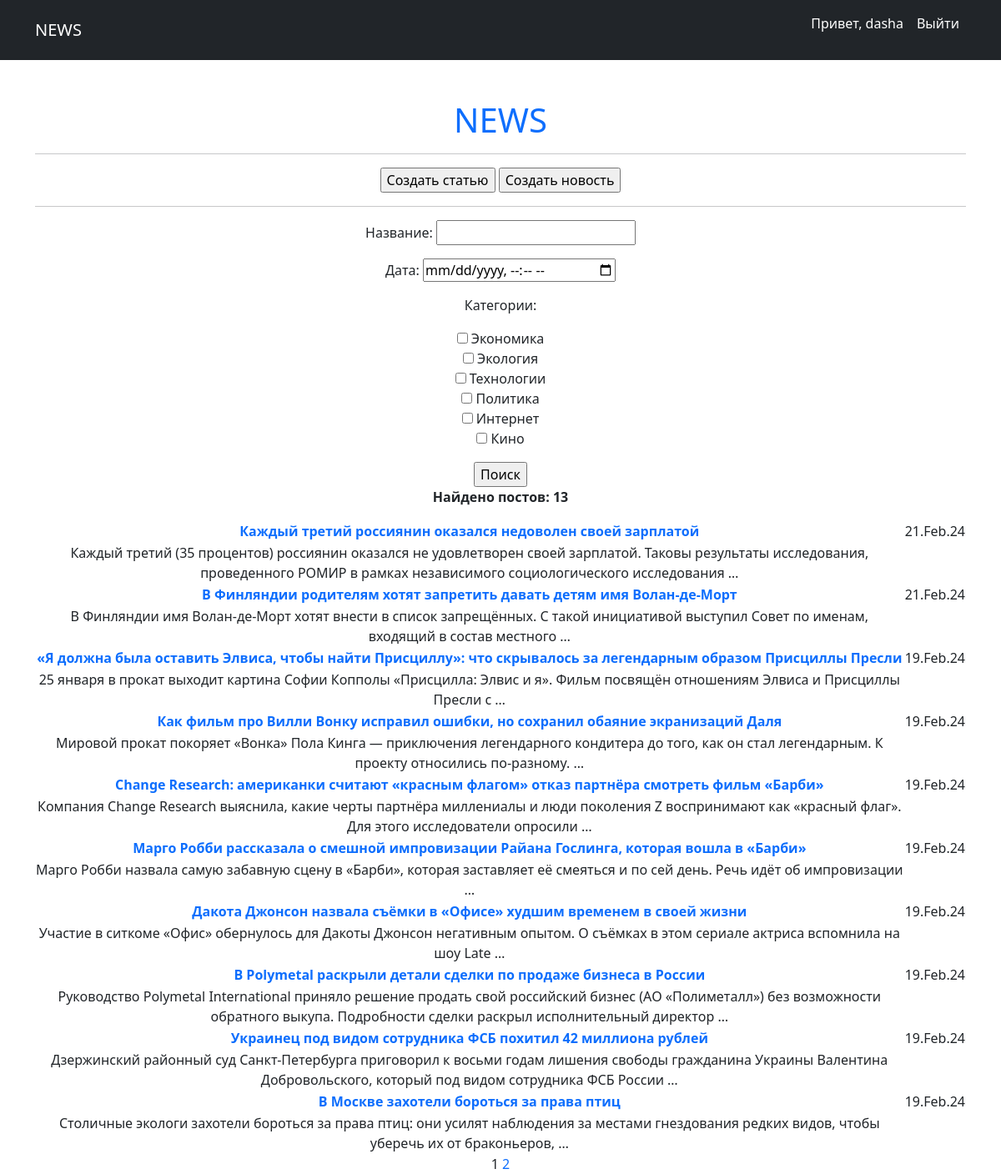
/news/search/ (signed in), run on the app's committed database.
### news/models.py (models this page shows, shortened)
class Post(models.Model):
    articlePost = 'A'
    newsPost = 'N'
    TYPES = [
        (articlePost, 'Статья'),
        (newsPost, 'Новость')
    ]
    typePost = models.CharField(max_length=2, choices=TYPES, default=newsPost)
    dataPost = models.DateTimeField(auto_now_add=True)
    namePost = models.CharField(max_length=255)
    textPost = models.TextField()
    ratingPost = models.IntegerField(default=0)
    author = models.ForeignKey(Author, on_delete=models.CASCADE)
    category = models.ManyToManyField(Category, through='PostCategory')

### news/views.py (the view)
# urls.py: path('search/', PostSearch.as_view(), name='search_results'),
class PostSearch(ListView):
    model = Post
    ordering = '-dataPost'
    template_name = 'news_search.html'
    context_object_name = 'news_search'
    paginate_by = 10
    def get_queryset(self):
        queryset = super().get_queryset()
        self.filterset = PostFilter(self.request.GET, queryset)
        return self.filterset.qs
    def get_context_data(self, **kwargs):
        context = super().get_context_data()
        context['filterset'] = self.filterset
        context['filter_post'] = self.filterset.qs.count()
        return context

### news/models.py (called while the page is built)
    def __str__(self):
        return self.subject

### news/templatetags/custom_filters.py (called while the page is built)
@register.filter()
def censor(value):
    if isinstance(value, str):
        for i in CENSOR_WORDS:
            value = value.replace(i[1:], '*' * len(i[1:]))
        return value
    else:
        raise ValueError('Переменная не строкового типа сорри')

### news/templatetags/custom_tags.py (called while the page is built)
@register.simple_tag(takes_context=True)
def url_replace(context, **kwargs):
    d = context['request'].GET.copy()
    for k, v in kwargs.items():
        d[k] = v
    return d.urlencode()

### templates/news_search.html (shortened to what this page needs)
{% extends 'flatpages/default.html' %}
{% load custom_filters %}
{% load custom_tags %}
{% block content %}
    <form action="" method="get">
        {{ filterset.form.as_p }}
        <input type="submit" value="Поиск">
    </form>
    {% if news_search %}
    <b><p>Найдено постов: {{ filter_post }}</p></b>
        <table>
            {% for newlist in news_search %}
            <tr>
                <td>
                    <a href="{{ newlist.pk }}">
                    <b>{{ newlist.namePost|censor }}</b></a>
                </td>
                <td>
                    {{ newlist.dataPost|date:'d.M.y' }}
                </td>
            </tr>
            <tr>
                <td>
                    {{ newlist.textPost|truncatewords:20|censor }}
                </td>
            </tr>
            {% endfor %}
        </table>
    {% else %}
        <h2>Постов нет :(</h2>
    {% endif %}
    {{ page_obj.number }}
    {% if page_obj.has_next %}
        <a href="?{% url_replace page=page_obj.next_page_number %}">{{page_obj.next_page_number}}</a>
    {% endif %}
{% endblock content %}

### templates/flatpages/default.html (shortened to what this page needs)
{% load static %}
<!DOCTYPE html>
<html lang="en">
    <head>
        <link href="{% static 'css/styles.css' %}" rel="stylesheet" />
    </head>
    <body>
        <nav class="navbar navbar-expand-lg navbar-dark bg-dark">
            <div class="container">
                <a class="navbar-brand" href="{% url 'post_list' %}">NEWS</a>
                <div class="collapse navbar-collapse" id="navbarSupportedContent">
                    <ul class="navbar-nav ms-auto mb-2 mb-lg-0">
                        {% if request.user.is_authenticated %}
                            <li class="nav-item"><p class="nav-link active" aria-current="page">
                                Привет, {{ request.user.username }}</p></li>
                            <li class="nav-item">
                                <a class="nav-link active" aria-current="page" href="{% url 'account_logout' %}">
                                Выйти</a></li>
                        {% else %}
                            <li class="nav-item"><a class="nav-link active" aria-current="page" href="{% url 'account_login' %}">
                                Войти</a></li>
                        {% endif %}
                    </ul>
                </div>
            </div>
        </nav>
        <div class="container">
            <div class="text-center mt-5">
              <h1><a href="{% url 'post_list' %}">NEWS</a></h1>
              <hr>
              {% if perms.news.add_post %}
                <a href="{% url 'article_create' %}"><input type="button" value="Создать статью"></a>
                <a href="{% url 'news_create' %}"><input type="button" value="Создать новость"></a>
                <hr>
              {% endif %}
              {% block content %}
              {% endblock content %}
            </div>
    </body>
</html>

### data on the page
Post: namePost|censor "Каждый третий россиянин оказался недоволен своей зарплатой", dataPost "21.Feb.24", textPost|censor "Каждый третий (35 процентов) россиянин оказался не удовлетворен своей зарплатой. Таковы результаты исследования, проведенного РОМИР в рамках независимого социологического исследования …"
Post: namePost|censor "В Финляндии родителям хотят запретить давать детям имя Волан-де-Морт", dataPost "21.Feb.24", textPost|censor "В Финляндии имя Волан-де-Морт хотят внести в список запрещённых. С такой инициативой выступил Совет по именам, входящий в состав местного …"
Post: namePost|censor "«Я должна была оставить Элвиса, чтобы найти Присциллу»: что скрывалось за легендарным образом Присциллы Пресли", dataPost "19.Feb.24", textPost|censor "25 января в прокат выходит картина Софии Копполы «Присцилла: Элвис и я». Фильм посвящён отношениям Элвиса и Присциллы Пресли с …"
Post: namePost|censor "Как фильм про Вилли Вонку исправил ошибки, но сохранил обаяние экранизаций Даля", dataPost "19.Feb.24", textPost|censor "Мировой прокат покоряет «Вонка» Пола Кинга — приключения легендарного кондитера до того, как он стал легендарным. К проекту относились по-разному. …"
Post: namePost|censor "Change Research: американки считают «красным флагом» отказ партнёра смотреть фильм «Барби»", dataPost "19.Feb.24", textPost|censor "Компания Change Research выяснила, какие черты партнёра миллениалы и люди поколения Z воспринимают как «красный флаг». Для этого исследователи опросили …"
Post: namePost|censor "Марго Робби рассказала о смешной импровизации Райана Гослинга, которая вошла в «Барби»", dataPost "19.Feb.24", textPost|censor "Марго Робби назвала самую забавную сцену в «Барби», которая заставляет её смеяться и по сей день. Речь идёт об импровизации …"
Post: namePost|censor "Дакота Джонсон назвала съёмки в «Офисе» худшим временем в своей жизни", dataPost "19.Feb.24", textPost|censor "Участие в ситкоме «Офис» обернулось для Дакоты Джонсон негативным опытом. О съёмках в этом сериале актриса вспомнила на шоу Late …"
Post: namePost|censor "В Polymetal раскрыли детали сделки по продаже бизнеса в России", dataPost "19.Feb.24", textPost|censor "Руководство Polymetal International приняло решение продать свой российский бизнес (АО «Полиметалл») без возможности обратного выкупа. Подробности сделки раскрыл исполнительный директор …"
Post: namePost|censor "Украинец под видом сотрудника ФСБ похитил 42 миллиона рублей", dataPost "19.Feb.24", textPost|censor "Дзержинский районный суд Санкт-Петербурга приговорил к восьми годам лишения свободы гражданина Украины Валентина Добровольского, который под видом сотрудника ФСБ России …"
Post: namePost|censor "В Москве захотели бороться за права птиц", dataPost "19.Feb.24", textPost|censor "Столичные экологи захотели бороться за права птиц: они усилят наблюдения за местами гнездования редких видов, чтобы уберечь их от браконьеров, …"

### other printed values
{{ request.user.username }} "dasha"
{{ filter_post }} "13"
{{ page_obj.number }} "1"
{{ page_obj.next_page_number }} "2"
